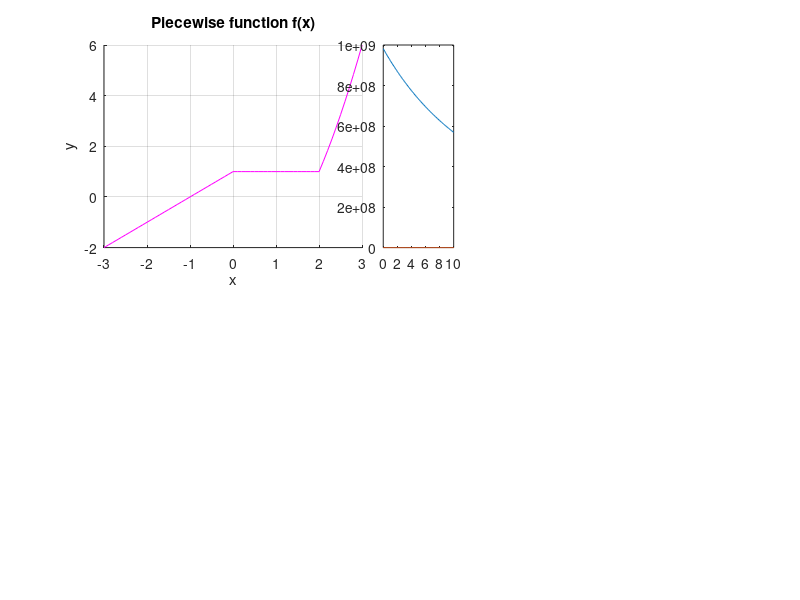

Reproduce this figure in MATLAB.
p1_x = [-3:0.1:0];
p1 = p1_x+1;

p2_x = [0:0.1:2];
p2 = p2_x*0+1;

p3_x = [2:0.1:3];
p3 = p3_x.^2-3;
subplot(2,2,1)
hold on
grid('on')
title("Piecewise function f(x)")
xlabel("x")
ylabel("y")
plot(p1_x,p1,'m')
plot (p2_x,p2,'m')
plot(p3_x,p3,'m')
hold off
subplot(2,5,3)
t=[0:0.1:10];
alt=t;
G = 6.674e-11;              %gravitational constant (m3/kg/s2)
M1 = 5.972e24;              %mass of Earth (kg)
M2 = 100;                   %mass of of object (kg)
R = 6371+alt*200;               %distance between Earth and object (m)
F = (G * (M1 * M2)) ./ R.^2;  %calculate weight (N)
plot(t,F,t,alt)